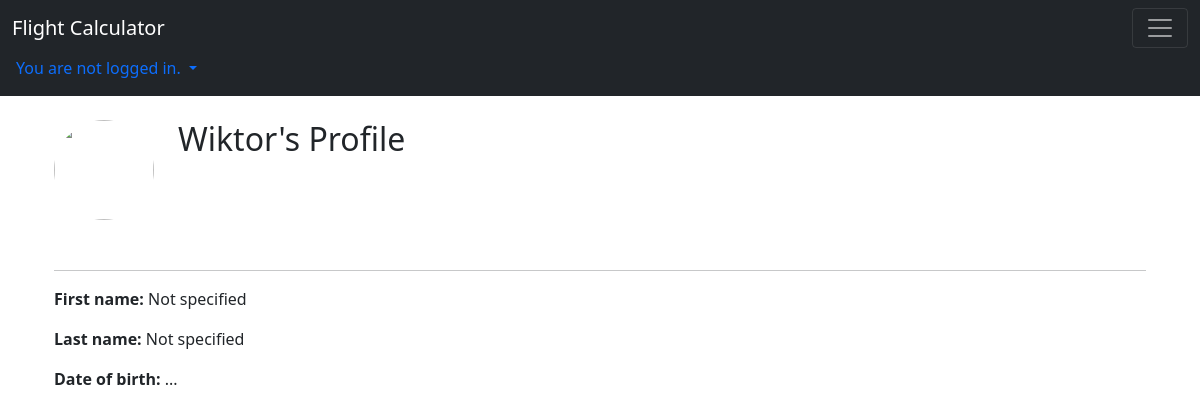
The page /accounts/profile/1/ on the database its author committed.
### accounts/models.py (models this page shows, shortened)
class Profile(Model):
    user = OneToOneField(User, on_delete=CASCADE)
    profile_picture = ImageField(default="default.jpg", upload_to="profile_pics")
    first_name = CharField(max_length=20)
    last_name = CharField(max_length=20)
    dob = DateField(blank=True, null=True)

### accounts/views.py (the view)
# urls.py: path('profile/<int:pk>/', ProfileDetailsView.as_view(), name='profile'),
class ProfileDetailsView(DetailView):
    template_name = "profile.html"
    model = Profile

### accounts/templates/profile.html
{% extends 'base.html' %}
{% block content %}
    <div class="container py-4">
        <img class="rounded-circle account-img float-start me-4 mb-4" src="{{ user.profile.profile_picture.url }}">
        <h2>{{ profile.user.username }}'s Profile</h2>
    </div>
    <div class="container" style="margin-top: 80px">
        <hr>
        <p><b>First name:</b> {{ profile.first_name|default:"Not specified" }}</p>
        <p><b>Last name:</b> {{ profile.last_name|default:"Not specified" }}</p>
        <p><b>Date of birth:</b> {{ profile.dob|default:"..." }}</p>
    </div>
{% endblock %}

### viewer/templates/base.html (style rules this page uses)
.account-img { height: 100px; width: 100px; }

### rows shown on the page
Profile: user.username "Wiktor", first_name "Not specified", last_name "Not specified", dob "..."
